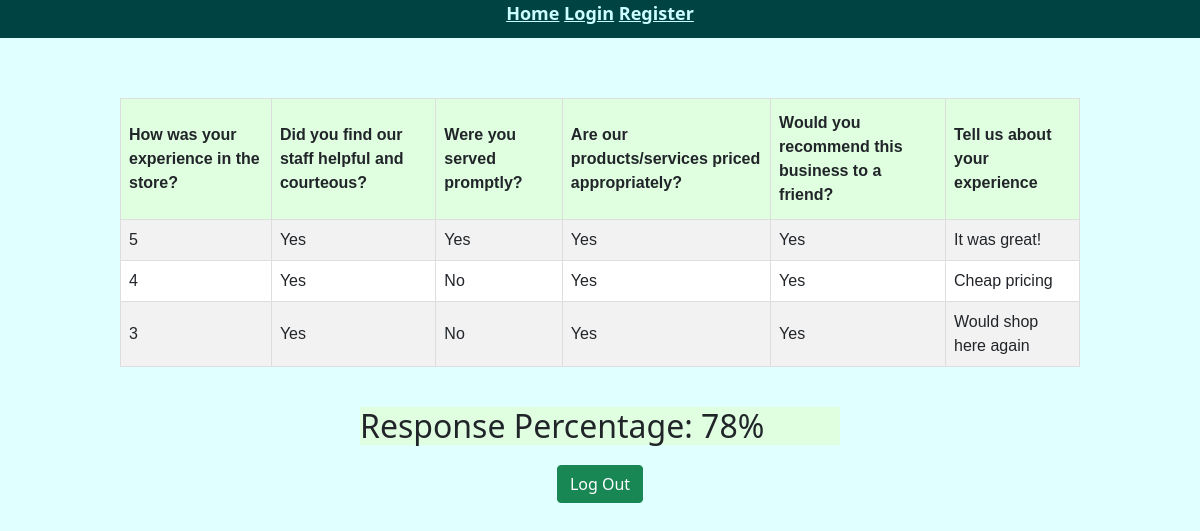
/review/, run on the app's committed database.
### review/models.py (models this page shows)
class Review(models.Model):
    rating = models.IntegerField()
    staff = models.CharField(max_length = 5)
    prompt_service = models.CharField(max_length = 5)
    price = models.CharField(max_length = 5)
    recommend =  models.CharField(max_length = 5)
    text_review = models.TextField()

### review/views.py (the view)
# urls.py: path('', ReviewListViews.as_view(),name='review-list'),
class ReviewListViews(ListView):
    model = Review
    template_name = 'review-table.html'

### templates/review-table.html (shortened to what this page needs)
{% extends 'base.html' %}
{% load embed_video_tags %}
{% load static %}
{% block content %}
    <div id = "nav">
      <a href="{% url 'index' %}">Home</a>
      <a href="/login">Login</a>
      <a href="/register">Register</a>
    </div>
<table id="customers">
    <tr>
      <th>How was your experience in the store?</th>
      <th>Did you find our staff helpful and courteous?</th>
      <th>Were you served promptly?</th>
      <th>Are our products/services priced appropriately?</th>
      <th>Would you  recommend this business to a friend?</th>
      <th>Tell us about your experience </th>
    </tr>
{%for post in object_list%}
<div class= 'post-entry'>
            <tr>
                <td>  {{post.rating}}</td>
                <td>     {{post.staff}}</td>
                <td>     {{post.prompt_service}}</td>
                <td>  {{post.price}}</td>
                <td>     {{post.recommend}}</td>
                <td>     {{post.text_review}}</td>
              </tr>
{%endfor%}
</div>
</table>
<div class = "review">
    <h2>Response Percentage: 78%</h2>
</div>
<div class="col text-center" style="margin-top: 20px;">
<a class="btn btn-success center" href="/logout">Log Out</a>
</div>
{%endblock content%}

### templates/base.html (shortened to what this page needs)
<!DOCTYPE html>
<html lang="en">
<head>
    <link href="https://cdn.jsdelivr.net/npm/bootstrap@5.0.1/dist/css/bootstrap.min.css" rel="stylesheet">
</head>
<body>
                {% block content %}
                {% endblock %}
</body>
</html>

### templates/review-table.html (style rules this page uses)
html, body { width: 100%; background-color: #e0ffff; }
#customers { font-family: Arial, Helvetica, sans-serif; border-collapse: collapse; width: 80%; margin-left: auto; margin-right: auto; margin-top: 5%; }
#customers td, #customers th { border: 1px solid #ddd; padding: 8px; }
#customers tr:nth-child(even) { background-color: #f2f2f2; }
#customers tr:nth-child(odd) { background-color: white; }
#customers th { padding-top: 12px; padding-bottom: 12px; text-align: left; background-color: #e0ffe0; }
.review { background-color:#e0ffe0; width: 40%; margin-left: auto; margin-right: auto; margin-top: 40px; }
#nav { list-style: none; font-weight: bold; margin-bottom: 30px; width: 100%; text-align: center; background-color:#004343; height:38px; font-size: large; }
#nav a { color: #ccffff; }

### data on the page
Review: rating "5", staff "Yes", prompt_service "Yes", price "Yes", recommend "Yes", text_review "It was great!"
Review: rating "4", staff "Yes", prompt_service "No", price "Yes", recommend "Yes", text_review "Cheap pricing"
Review: rating "3", staff "Yes", prompt_service "No", price "Yes", recommend "Yes", text_review "Would shop here again"
